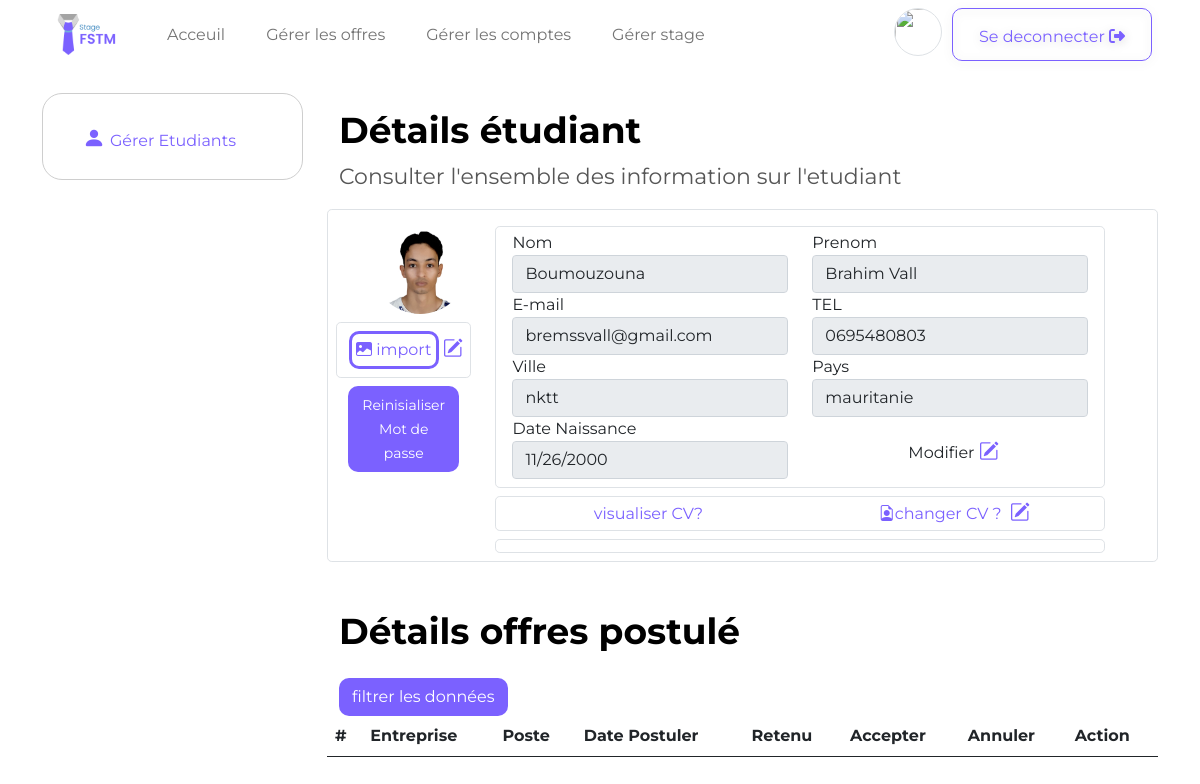
The page /pages/resposable-details-etudiant.php?cne=2019000004 (signed in) on the database as committed earlier.
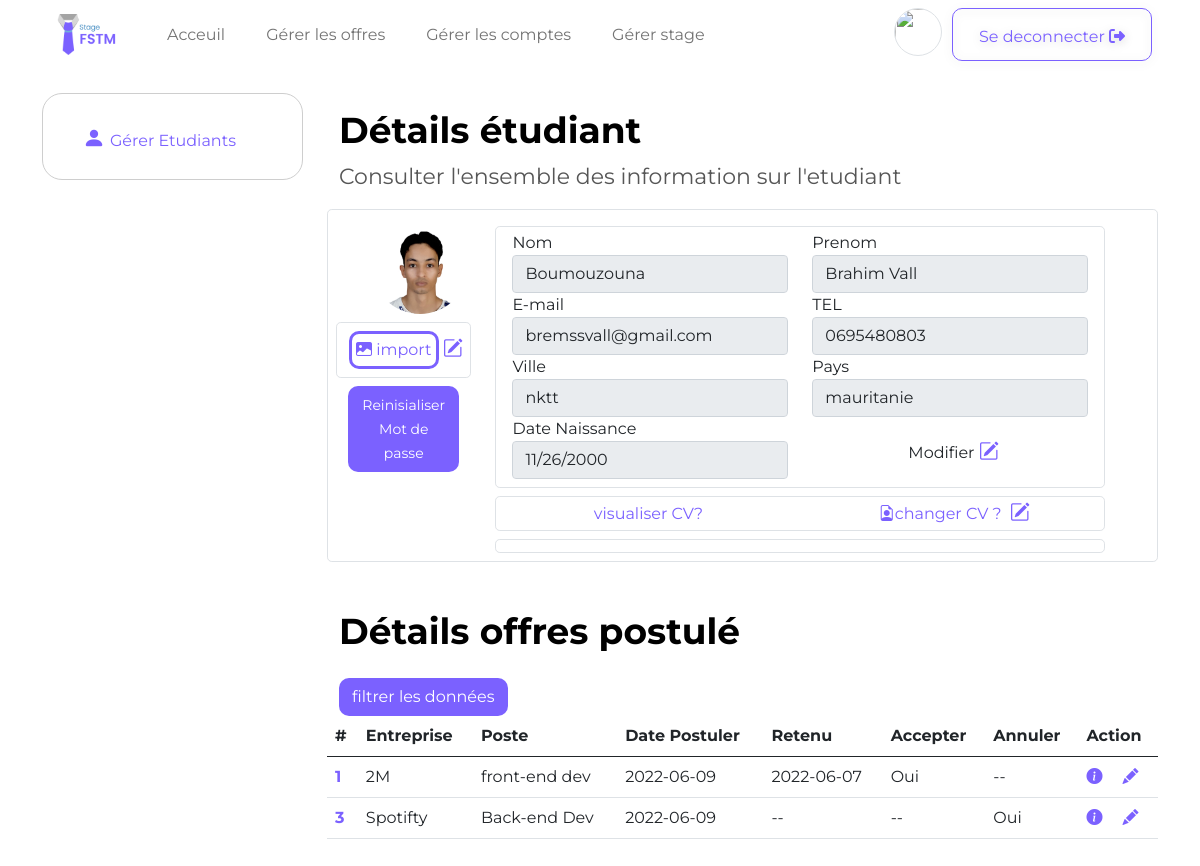
The same page on the database as committed later.
### tables this page shows
CREATE TABLE `etudiant` (
  `CNE_ETU` varchar(11) NOT NULL,
  `PRENOM_ETU` varchar(35) DEFAULT NULL,
  `NOM_ETU` varchar(35) DEFAULT NULL,
  `DATENAISS_ETU` date DEFAULT NULL,
  `EMAIL_ENS_ETU` varchar(50) DEFAULT NULL,
  `MOTDEPASSE_ETU` char(100) DEFAULT NULL,
  `CV_ETU` varchar(1024) DEFAULT NULL,
  `IMG_ETU` varchar(1024) DEFAULT NULL,
  `TEL_ETU` varchar(15) DEFAULT NULL,
  `VILLE_ETU` varchar(25) DEFAULT NULL,
  `PAYS_ETU` varchar(25) DEFAULT NULL,
  `ACTIVE_ETU` tinyint(1) DEFAULT NULL
);

CREATE TABLE `postuler` (
  `NUM_OFFR` bigint(20) NOT NULL,
  `CNE_ETU` varchar(11) NOT NULL,
  `DATE_POST` date DEFAULT NULL,
  `ETATS_POST` varchar(15) DEFAULT NULL,
  `date_reponse` date DEFAULT NULL
);

CREATE TABLE `offredestage` (
  `NUM_OFFR` bigint(20) NOT NULL,
  `NUM_NIV` bigint(20) NOT NULL,
  `NUM_ENT` bigint(20) NOT NULL,
  `POSTE_OFFR` varchar(50) DEFAULT NULL,
  `EFFECTIF_OFFRE` int(11) DEFAULT NULL,
  `DETAILS_OFFR` varchar(2048) DEFAULT NULL,
  `DATEDEB_OFFR` date DEFAULT NULL,
  `DATEFIN_OFFR` date DEFAULT NULL,
  `DURE_OFFR` int(11) DEFAULT NULL,
  `LIEUX_OFFR` varchar(25) DEFAULT NULL,
  `VILLE_OFFR` varchar(25) DEFAULT NULL,
  `ETATPUB_OFFR` varchar(25) DEFAULT NULL,
  `PAYS_OFFR` varchar(25) DEFAULT NULL,
  `SUJET_OFFR` varchar(60) DEFAULT NULL,
  `DELAI_JOFFR` int(11) DEFAULT NULL
);

CREATE TABLE `entreprise` (
  `NUM_ENT` bigint(20) NOT NULL,
  `LIBELLE_ENT` varchar(50) DEFAULT NULL,
  `ADRESSE_ENT` varchar(128) DEFAULT NULL,
  `EMAIL_ENT` varchar(50) DEFAULT NULL,
  `IMAGE_ENT` varchar(256) DEFAULT NULL,
  `TEL_ENT` varchar(15) DEFAULT NULL,
  `VILLE_ENT` varchar(25) DEFAULT NULL,
  `PAYS_ENT` varchar(25) DEFAULT NULL,
  `ACTIVE_ENT` tinyint(1) DEFAULT NULL
);

### phpQueries/respoRequiries.php (called while the page is built, shortened)
<?php
    require('conxnBDD.php');
$respon_username=$_SESSION['auth'];
$req="SELECT RESPONSABLE.IMAGE_RESP
  from RESPONSABLE
   where  RESPONSABLE.USERNAME_RES='$respon_username';";
$Smt_im=$bdd->query($req);
$rspim=$Smt_im->fetch(2);
$respon_img=$rspim['IMAGE_RESP'];
?>

### phpQueries/uploads.php (called while the page is built, shortened)
<?php
require( __DIR__.'../../phpQueries/respoRequiries.php');

### pages/resposable-details-etudiant.php (the view, shortened to what this page needs)
<?php
require(  __DIR__.'../../phpQueries/uploads.php');
$cne=$_GET['cne'];
$req1="SELECT * FROM ETUDIANT  where CNE_ETU='$cne';";
$Smt1=$bdd->query($req1);
$detaiEtu=$Smt1->fetch(2);
$donnee=array(
    $detaiEtu['NOM_ETU'],
    $detaiEtu['PRENOM_ETU'],
    $detaiEtu['EMAIL_ENS_ETU'],
    $detaiEtu['TEL_ETU'],
    $detaiEtu['VILLE_ETU'],
    $detaiEtu['PAYS_ETU'],
    $detaiEtu['DATENAISS_ETU'],
    $detaiEtu['CV_ETU'],
    $detaiEtu['MOTDEPASSE_ETU'],
    $detaiEtu['IMG_ETU']
);
?>
<!DOCTYPE html>
<html lang="en">
  <head>
    <link
      href="https://cdn.jsdelivr.net/npm/bootstrap@5.0.2/dist/css/bootstrap.min.css"
      rel="stylesheet"
    />
    <link rel="stylesheet" href=" https://cdnjs.cloudflare.com/ajax/libs/font-awesome/6.1.1/css/all.min.css">
    <link
      rel="stylesheet"
      href="https://cdn.jsdelivr.net/npm/bootstrap-icons@1.3.0/font/bootstrap-icons.css"
    />
    <link rel="stylesheet" href="../css/style.css" />
  </head>
  <body>
     <nav class="navbar navbar-expand-lg navbar-light m-0">
      <div class="container-fluid px-5">
        <a class="navbar-brand" href="#">
          <img id="logo" src="../assets/icon/logo.png" alt="logo" />
        </a>
        <div class="collapse navbar-collapse" id="navbarSupportedContent">
          <ul class="navbar-nav me-auto mb-2 mb-lg-0">
            <li class="nav-item active">
              <a class="nav-link " aria-current="page" href="homeRespo.php">Acceuil</a
              >
            </li>
            <li class="nav-item">
              <a class="nav-link" href="gererOffre.php">Gérer les offres</a>
            </li>
            <li class="nav-item">
              <a class="nav-link" href="gererEtudiant.php">Gérer les comptes</a>
            </li>
            <li class="nav-item">
              <a class="nav-link" href="gererStage.php">Gérer stage</a>
            </li>
          </ul>
          <div class="d-flex">
              <a  href="../pages/respoProfil.php">
                  <img class="profile_icon rounded-circle border" src="<?php echo $respon_img;?>" alt="">
              </a>            <a
              name=""
              id="seDeconnecter"
              class="btn btn-outline-primary  btn-selector pt-3"
              href="login.php"
              role="button"
              >Se deconnecter
              <i class="fa-solid fa-right-from-bracket"></i>
              </a>
          </div>
        </div>
      </div>
    </nav>
    <div class="container ">
      <div class="row">
      <div class="col-xl-3   col-sm-12">
                        <div class="sidebar  ps-2 pe-2 pt-2 pb-2  mt-4">
                            <ul type="none">
                            <li > <a href="gererEtudiant.php" ><i class=" active  bi bi-person-fill"></i>Gérer Etudiants</a></li>
                            </ul>
                        </div>
                    </div>
        <div class="p-4 col-xl-9 col-sm-12">
            <div class="intro  mt-3">
                <h3> <b>Détails étudiant</b>  </h3>
            </div>
            <div class="intro ">
               <p>
                Consulter l'ensemble des information sur l'etudiant
            </p>
            </div>
            <div class="row  border border-link rounded-3 p-2">
                <div class="col-xl-2 col-sm-12 me-4 " >
                    <img style="width: 96px;height: 96px;" class="mx-auto mb-2 ms-4 rounded-circle" src="<?php echo $donnee[9];?>" alt="">
                    <div class="row border rounded-3 py-2">
                        <form   action="" class="m-0 pe-0" method="POST" enctype="multipart/form-data">
                            <label for="imgEtu" class="p-1 btn-import-img" ><i class="bi bi-image-fill"></i> import</label>
                            <a onclick="modifySubmitdate('inputImg','modifyphoto','subbtnimg')" id="modifyphoto" type="btn"><i id="modifier" style="font-size: 20px;color: #7B61FF;cursor: pointer;" class="bi bi-pencil-square"></i></a>
                        </form>
                    </div>
                    <div class="row  mt-2 p-0 ">
                        <form   action="" method="get">
                            <button type="submit" name="passOublier" class="btn btn-filtre m-0"  id="subbtn" ><small>Reinisialiser Mot de passe</small></button>
                        </form>
                    </div>
                </div>
                <div class="col-xl-9 col-sm-12 " >
                    <div class="row ">
                        <div class="col mt-2">
                            <div class="row border rounded-3 mb-2 p-1 pb-2">
                                <form   action="" method="get" >
                                    <div class="row">
                                        <div class="col">
                                            <label for="inputNOM" >Nom </label>
                                            <input id="inputNOM" type="text"  class="form-control  inputPERSONE" disabled value="<?php echo $donnee[0];?>" name="nom" >
                                        </div>
                                        <div class="col">
                                            <label for="inputPRENOM" >Prenom </label>
                                            <input id="inputPRENOMN" type="text"  class="form-control  inputPERSONE" disabled value="<?php echo $donnee[1];?>" name="prenom" >
                                        </div>
                                    </div>
                                    <div class="row">
                                        <div class="col">
                                            <label for="inputEMAIL" >E-mail </label>
                                            <input id="inputEMAIL" type="email"  class="form-control  inputPERSONE" disabled value="<?php echo $donnee[2];?>" name="email" >
                                        </div>
                                        <div class="col">
                                            <label for="inputTEL" >TEL </label>
                                            <input id="inputTEL" type="text"  class="form-control  inputPERSONE" disabled value="<?php echo $donnee[3];?>" name="tel" >
                                        </div>
                                    </div>
                                    <div class="row">
                                        <div class="col">
                                            <label  >Ville </label>
                                            <input type="text" class="form-control inputPERSONE" disabled value="<?php echo $donnee[4];?>" name="ville" >
                                        </div>
                                        <div class="col">
                                            <label >Pays </label>
                                            <input type="text" class="form-control inputPERSONE" disabled  value="<?php echo $donnee[5];?>" name="pays" >
                                        </div>
                                    </div>
                                    <div class="row">
                                        <div class="col">
                                            <label for="inputDatnais">Date Naissance</label>
                                            <input id="inputDatnais" type="date" class="form-control inputPERSONE" disabled value="<?php echo $donnee[6];?>" name="datenais" >
                                        </div>
                                        <div class="col ">
                                            <label class="mt-4 ms-5 ps-5">Modifier</label>
                                            <a onclick="modifySubmitdate('inputPERSONE','modifyPERSONNE','subbtnPERSONNE')" id="modifyPERSONNE" type="btn"><i id="modifier" style="font-size: 20px;color: #7B61FF;cursor: pointer;" class="bi bi-pencil-square"></i></a>
                                        </div>
                                    </div>
                                </form>
                            </div>
                                <div class="row  border rounded-3">
                                    <div class="col d-flex align-items-center justify-content-center">
                                        <a href="<?php echo $donnee[7];?>" target="_blank">visualiser CV?</a>
                                    </div>
                                    <div class="col d-flex align-items-center justify-content-center">
                                        <form   action="" class="m-0 pe-0" method="POST" enctype="multipart/form-data">
                                            <label for="cvEtu" style="color: #7B61FF;" class="p-1" ><i class="bi bi-file-earmark-person"></i>changer CV ?</label>
                                            <a onclick="modifySubmitdate('inputCV','modifycv','subbtncv')" id="modifycv" type="btn"><i id="modifier" style="font-size: 20px;color: #7B61FF;cursor: pointer;" class="bi bi-pencil-square"></i></a>
                                        </form>
                                    </div>
                                </div>
                        </div>
                    </div>
                    <div class="row border rounded-3 mt-2 p-1 pb-2 ">
                    </div>
                </div>
            </div>
            <div class="intro  mt-5">
                <h3> <b>Détails offres postulé</b>  </h3>
             </div>
             <div class="mt-4">
                <button class="btn btn-filtre" type="button" data-bs-toggle="collapse" data-bs-target="#collapseExample" aria-expanded="false" aria-controls="collapseExample">
                    filtrer les données
                </button>
                <div class="row overflow-auto">
                    <table class="table">
                      <thead>
                        <tr>
                          <th scope="col">#</th>
                          <th scope="col">Entreprise</th>
                          <th scope="col">Poste</th>
                          <th scope="col">Date Postuler</th>
                          <th scope="col">Retenu</th>
                          <th scope="col">Accepter</th>
                          <th scope="col">Annuler</th>
                          <th scope="col">Action</th>
                        </tr>
                      </thead>
                      <tbody>
                      <?php
                      $reqoffr=" SELECT pst.*,ent.LIBELLE_ENT,offr.POSTE_OFFR ,offr.NUM_OFFR
                                FROM `postuler` pst ,offredestage offr,entreprise ent
                                WHERE pst.NUM_OFFR=offr.NUM_OFFR and offr.NUM_ENT=ent.NUM_ENT and pst.CNE_ETU='$cne'";
                      $Smt_offr=$bdd->query($reqoffr);
                      $offres=$Smt_offr->fetchAll(PDO::FETCH_ASSOC);
                      if(!empty($offres))
                      {
                          foreach($offres as $V):
                              if( strcmp($V['ETATS_POST'],'RETENU')==0)  $retenu=$V['date_reponse'];
                              else if(strcmp($V['ETATS_POST'],'REFUSER')==0) $retenu='Non';
                              else $retenu='--';
                              if(strcmp($V['ETATS_POST'],'ACCEPTER')==0){
                                  $retenu=$V['date_reponse'];
                                  $accpt='Oui';
                              }
                              else if(strcmp($V['ETATS_POST'],'No accepte')==0){
                                  $accpt="Non";
                                  $retenu=$V['date_reponse'];
                              }
                              else $accpt='--';
                              if(strcmp($V['ETATS_POST'],'ANNULER')==0) $anul='Oui';
                              else $anul='--';
                              echo' <tr>
                              <th scope="row"><a href="../pages/resposable-details-offre.php?numOffre='.$V['NUM_OFFR'].'">'.$V['NUM_OFFR'].'</a></th>
                              <td>'.$V['LIBELLE_ENT'].'</td>
                              <td>'.$V['POSTE_OFFR'].'</td>
                              <td>'.$V['DATE_POST'].'</td>
                                <td>'.$retenu.'</td>
                                <td>'.$accpt.'</td>
                                 <td>'.$anul.'</td>
                              <td>
                                <a href="#" class="me-3"><i class=" active  bi bi-info-circle-fill"></i></a>
                                <a href="#"><i class=" active  bi bi-pencil-fill"></i></a>
                               </td>
                        </tr>';
                          endforeach;
                      }
                      ?>
                      </tbody>
                    </table>
                  </div>
             </div>
      </div>
  </div>
    </div>
  </body>
</html>

### css/style.css (style rules this page uses)
* { font-family: "Montserrat"; }
#logo { width: 70px; }
nav { margin: 25px 80px; background-color: white; }
nav li { padding-left: 25px; }
.sidebar { border: 1px solid #CECECE; border-radius: 20px; position: sticky; top: 75px; z-index: 3; }
.sidebar i { font-size: 22px; margin-right: 5px; }
.sidebar li { margin-top: 20px; }
a { text-decoration: none; color: #7b61ff; }
.intro h3 { font-size: 36px; color: #000000; }
.intro p { font-size: 22px; color: #565656; }
.btn-filtre { background: #7B61FF; border-radius: 10px; }
.navbar { position: sticky; top: -1px; z-index: 4; }
.btn-import-img { border: 3px solid #7B61FF; border-radius: 10px; color: #7B61FF; }
.btn-selector { box-sizing: border-box; width: 200px; height: 53.19px; color:#7B61FF; border: 1px solid #7B61FF; filter: drop-shadow(0px 2px 5px rgba(0, 0, 0, 0.16)); border-radius: 10px; }
.profile_icon { width: 48px; height: 48px; margin-right: 10px; }
.btn-filtre { background: #7B61FF; border-radius: 10px; color: white; }

Rows that differ between the two databases and show on the page:
added postuler: NUM_OFFR.NUM_OFFR "1", entreprise.LIBELLE_ENT "2M", NUM_OFFR.POSTE_OFFR "front-end dev", DATE_POST "2022-06-09", date_reponse "2022-06-07", ETATS_POST "Oui", ETATS_POST "--"
added postuler: NUM_OFFR.NUM_OFFR "3", entreprise.LIBELLE_ENT "Spotifty", NUM_OFFR.POSTE_OFFR "Back-end Dev", DATE_POST "2022-06-09", ETATS_POST "--", ETATS_POST "Oui"
